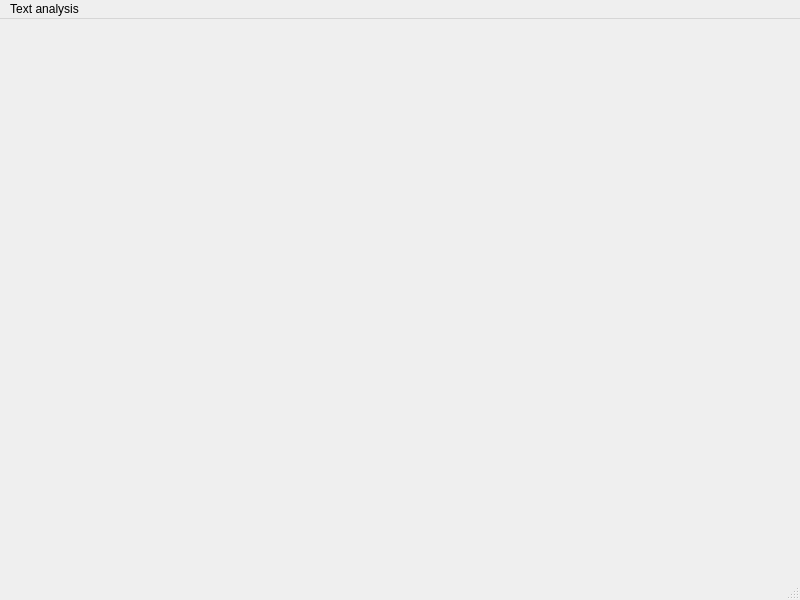
<?xml version="1.0" encoding="UTF-8"?>
<ui version="4.0">
 <class>main_window</class>
 <widget class="QMainWindow" name="main_window">
  <property name="geometry">
   <rect>
    <x>0</x>
    <y>0</y>
    <width>800</width>
    <height>600</height>
   </rect>
  </property>
  <property name="windowTitle">
   <string>Twitter text analyser</string>
  </property>
  <widget class="QWidget" name="widget_central_widget"/>
  <widget class="QMenuBar" name="menubar">
   <property name="geometry">
    <rect>
     <x>0</x>
     <y>0</y>
     <width>800</width>
     <height>21</height>
    </rect>
   </property>
   <widget class="QMenu" name="menu_text_analysis">
    <property name="title">
     <string>Text analysis</string>
    </property>
    <widget class="QMenu" name="menuAnalyse_tweets">
     <property name="title">
      <string>Analyse tweets</string>
     </property>
     <addaction name="actionWordcloud"/>
     <addaction name="actionWordcloud_per_cluster"/>
     <addaction name="actionSentiment"/>
     <addaction name="actionSentiment_per_cluster"/>
     <addaction name="actionRelevant_tweets"/>
     <addaction name="actionRelevant_tweets_per_cluster"/>
     <addaction name="actionN_grams"/>
     <addaction name="actionN_grams_per_cluster"/>
     <addaction name="actionSentiment_by_location"/>
     <addaction name="actionHashtags"/>
     <addaction name="actionHashtags_per_cluster"/>
    </widget>
    <addaction name="action_fetch_tweets"/>
    <addaction name="actionLoad_dataset"/>
    <addaction name="menuAnalyse_tweets"/>
    <addaction name="action_ml_config"/>
    <addaction name="actionSentiment_classifier_config"/>
   </widget>
   <addaction name="menu_text_analysis"/>
  </widget>
  <widget class="QStatusBar" name="statusbar"/>
  <action name="action_fetch_tweets">
   <property name="text">
    <string>Fetch tweets</string>
   </property>
  </action>
  <action name="action_ml_config">
   <property name="text">
    <string>Clustering config</string>
   </property>
  </action>
  <action name="action_text_analysis_config">
   <property name="text">
    <string>Text analysis config</string>
   </property>
  </action>
  <action name="actionWordcloud">
   <property name="text">
    <string>wordcloud</string>
   </property>
  </action>
  <action name="actionWordcloud_per_cluster">
   <property name="text">
    <string>wordcloud per cluster</string>
   </property>
  </action>
  <action name="actionSentiment">
   <property name="text">
    <string>sentiment</string>
   </property>
  </action>
  <action name="actionSentiment_per_cluster">
   <property name="text">
    <string>sentiment per cluster</string>
   </property>
  </action>
  <action name="actionRelevant_tweets">
   <property name="text">
    <string>relevant tweets</string>
   </property>
  </action>
  <action name="actionRelevant_tweets_per_cluster">
   <property name="text">
    <string>relevant tweets per cluster</string>
   </property>
  </action>
  <action name="actionN_grams">
   <property name="text">
    <string>n-grams</string>
   </property>
  </action>
  <action name="actionN_grams_per_cluster">
   <property name="text">
    <string>n-grams per cluster</string>
   </property>
  </action>
  <action name="actionSentiment_by_location">
   <property name="text">
    <string>sentiment by location</string>
   </property>
  </action>
  <action name="actionHashtags">
   <property name="text">
    <string>hashtags</string>
   </property>
  </action>
  <action name="actionHashtags_per_cluster">
   <property name="text">
    <string>hashtags per cluster</string>
   </property>
  </action>
  <action name="actionSentiment_classifier_config">
   <property name="text">
    <string>Sentiment classifier config</string>
   </property>
  </action>
  <action name="actionLoad_dataset">
   <property name="text">
    <string>Load dataset</string>
   </property>
  </action>
 </widget>
 <resources/>
 <connections/>
</ui>
